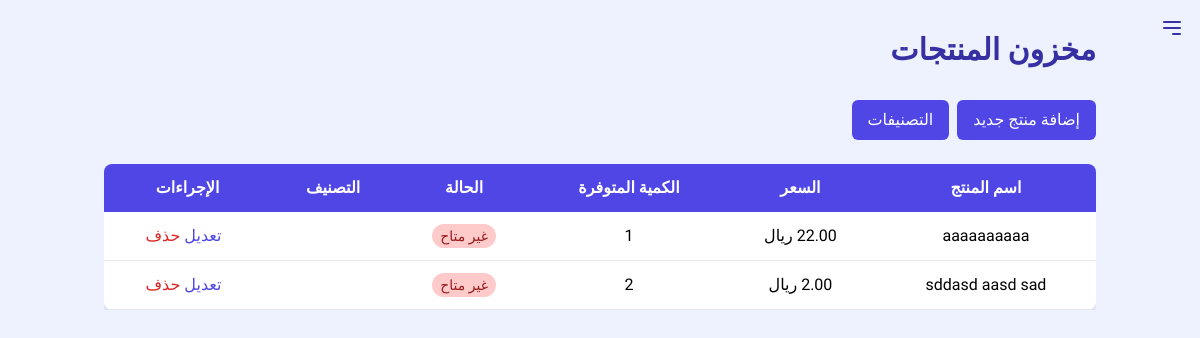
The page /club_dashboard/viewProducts (signed in) on the database its author committed.
### students/models.py (models this page shows)
class ProductsModel(models.Model):
    club = models.ForeignKey(ClubsModel, on_delete=models.CASCADE)
    creator = models.ForeignKey(User, on_delete=models.SET_NULL, null=True)
    title = models.CharField(max_length=254, null=True)
    desc = models.TextField(null=True)
    price = models.DecimalField(max_digits = 6, decimal_places = 2)
    stock = models.IntegerField(default=1, null=True)
    classification = models.ManyToManyField('ProductsClassificationModel', blank=True)
    is_enabled = models.BooleanField(default=True)
    creation_date = models.DateTimeField(null=True, verbose_name="تاريخ الانشاء")

### club_dashboard/views.py (the view)
# urls.py: path('viewProducts', views.viewProducts, name="viewProducts"),
def viewProducts(request):
    products = ProductsModel.objects.filter()
    return render(request, 'club_dashboard/products/ProductsStock/viewProductsStock.html', {'products':products})

### messenger/templatetags/messenger_tags.py (called while the page is built)
@register.simple_tag
@stringfilter
def get_user_club(user_id):
    user = User.objects.get(id=user_id)
    club = getUserClub(user)
    return club

### messenger/views.py (called while the page is built)
def getUserClub(user):
    userprofile = user.userprofile
    if userprofile.account_type == '2':
        return userprofile.director_profile.club
    elif user.userprofile.account_type == '3':
        return userprofile.student_profile.club
    elif user.userprofile.account_type == '4':
        return userprofile.Coach_profile.club
    else:
        return None

### templates/club_dashboard/products/ProductsStock/viewProductsStock.html (shortened to what this page needs)
{% extends 'base_club_dashboard.html' %} {% block content %}
<div class="bg-indigo-50 min-h-screen xl:pr-[20%]">
  <section class="container mx-auto px-4 pt-8">
    <h1 class="text-3xl font-bold text-indigo-800 mb-8">مخزون المنتجات</h1>
    <div class="mb-6 flex gap-2">
      <a
        href="{% url 'addProduct' %}"
        class="px-4 py-2 bg-indigo-600 text-white rounded-md hover:bg-indigo-700"
      >
        إضافة منتج جديد
      </a>
      <a
        href="{% url 'viewProductsClassification' %}"
        class="px-4 py-2 bg-indigo-600 text-white rounded-md hover:bg-indigo-700"
      >
        التصنيفات
      </a>
    </div>
    <div class="overflow-x-auto">
      <table class="w-full bg-white shadow-md rounded-lg overflow-hidden">
        <thead class="bg-indigo-600 text-white">
          <tr>
            <th class="px-4 py-3 text-center">اسم المنتج</th>
            <th class="px-4 py-3 text-center">السعر</th>
            <th class="px-4 py-3 text-center">الكمية المتوفرة</th>
            <th class="px-4 py-3 text-center">الحالة</th>
            <th class="px-4 py-3 text-center">التصنيف</th>
            <th class="px-4 py-3 text-center">الإجراءات</th>
          </tr>
        </thead>
        <tbody>
          {% for product in products %}
          <tr class="border-b hover:bg-indigo-50 text-center">
            <td class="px-4 py-3">{{ product.title }}</td>
            <td class="px-4 py-3">{{ product.price }} ريال</td>
            <td class="px-4 py-3">{{ product.stock }}</td>
            <td class="px-4 py-3">
              {% if product.is_enabled %}
              <span
                class="px-2 py-1 bg-green-200 text-green-800 rounded-full text-sm"
                >متاح</span
              >
              {% else %}
              <span
                class="px-2 py-1 bg-red-200 text-red-800 rounded-full text-sm"
                >غير متاح</span
              >
              {% endif %}
            </td>
            <td class="px-4 py-3">{{ classification }}</td>
            <td class="px-4 py-3">
              <a
                href="{% url 'editProduct' product.id %}"
                class="text-indigo-600 hover:text-indigo-800 mr-2"
                >تعديل</a
              >
              <a
                href="{% url 'DeleteProduct' product.id %}"
                class="text-red-600 hover:text-red-800 delete-product"
                data-id="{{ product.id }}"
                >حذف</a
              >
            </td>
          </tr>
          {% empty %}
          <tr>
            <td colspan="5" class="px-4 py-3 text-center">
              لا توجد منتجات متاحة حالياً
            </td>
          </tr>
          {% endfor %}
        </tbody>
      </table>
    </div>
  </section>
</div>
{% endblock %}

### templates/base_club_dashboard.html (style rules this page uses)
body { font-family: "Cairo", sans-serif; }

### rows shown on the page
ProductsModel: title "aaaaaaaaaa", stock "1", is_enabled "غير متاح"
ProductsModel: title "sddasd aasd sad", stock "2", is_enabled "غير متاح"
